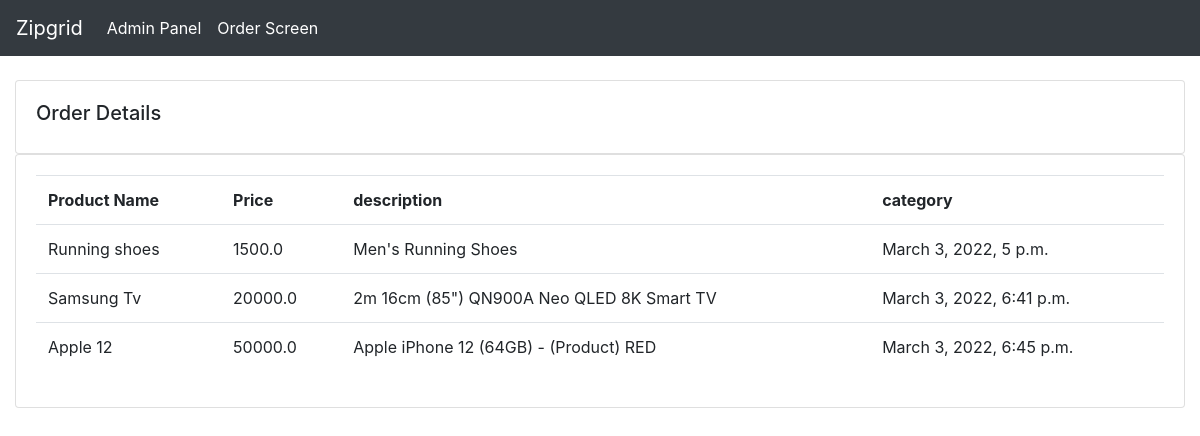
Screenshot of /products/ with the database file from the repository.
### ecommerce/models.py (models this page shows, shortened)
class Product(models.Model):
	product_name = models.CharField(max_length=200, null=True)
	price = models.FloatField(null=True)
	description = models.CharField(max_length=200, null=True, blank=True)
	date_created = models.DateTimeField(auto_now_add=True, null=True)
	category = models.ManyToManyField(Category)

### ecommerce/views.py (the view)
# urls.py: path('products/', views.products, name='products'),
def products(request):
	products = Product.objects.all()
	return render(request, 'products.html',{'products':products })

### ecommerce/templates/products.html
{%  extends 'main.html' %}
{% block content %}
		<br>
		<div class="row">
			<div class="col-md">
				<div class="card card-body">
					<h5>Order Details</h5>
				</div>
				<div class="card card-body">
					<table class="table">
						<tr>
							<th>Product Name</th>
							<th>Price</th>
							<th>description</th>
							<th>category</th>
						</tr>
						{% for data in products %}
						<tr>
							<td>{{data.product_name}}</td>
							<td>{{data.price}}</td>
							<td>{{data.description}}</td>
							<td>{{data.date_created}}</td>
							{% endfor %}
						</tr>
					</table>
				</div>
			</div>
		</div>
{% endblock content %}

### ecommerce/templates/main.html (style rules this page uses)
body { background-color: #ebeff5; }

### rows the page displays
Product: product_name "Running shoes", price "1500.0", description "Men's Running Shoes", date_created "March 3, 2022, 5 p.m."
Product: product_name "Samsung Tv", price "20000.0", description "2m 16cm (85\") QN900A Neo QLED 8K Smart TV", date_created "March 3, 2022, 6:41 p.m."
Product: product_name "Apple 12", price "50000.0", description "Apple iPhone 12 (64GB) - (Product) RED", date_created "March 3, 2022, 6:45 p.m."
